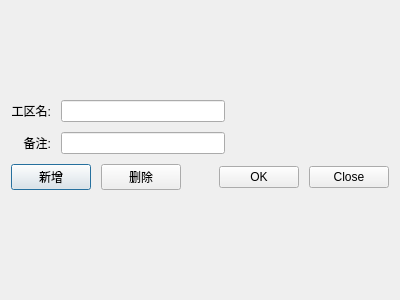
<?xml version="1.0" encoding="UTF-8"?>
<ui version="4.0">
 <class>ProjectListDialog</class>
 <widget class="QDialog" name="ProjectListDialog">
  <property name="geometry">
   <rect>
    <x>0</x>
    <y>0</y>
    <width>400</width>
    <height>300</height>
   </rect>
  </property>
  <property name="windowTitle">
   <string>Dialog</string>
  </property>
  <layout class="QVBoxLayout" name="verticalLayout_2">
   <item>
    <layout class="QVBoxLayout" name="verticalLayout">
     <item>
      <layout class="QVBoxLayout" name="verticalLayout_3"/>
     </item>
     <item>
      <layout class="QVBoxLayout" name="verticalLayout_4">
       <property name="spacing">
        <number>10</number>
       </property>
       <property name="bottomMargin">
        <number>10</number>
       </property>
       <item>
        <layout class="QHBoxLayout" name="horizontalLayout_3">
         <item>
          <widget class="QLabel" name="label">
           <property name="minimumSize">
            <size>
             <width>40</width>
             <height>0</height>
            </size>
           </property>
           <property name="text">
            <string>工区名:</string>
           </property>
           <property name="alignment">
            <set>Qt::AlignRight|Qt::AlignTrailing|Qt::AlignVCenter</set>
           </property>
          </widget>
         </item>
         <item>
          <widget class="QLineEdit" name="lineEdit"/>
         </item>
         <item>
          <spacer name="horizontalSpacer_3">
           <property name="orientation">
            <enum>Qt::Horizontal</enum>
           </property>
           <property name="sizeHint" stdset="0">
            <size>
             <width>40</width>
             <height>20</height>
            </size>
           </property>
          </spacer>
         </item>
        </layout>
       </item>
       <item>
        <layout class="QHBoxLayout" name="horizontalLayout_4">
         <item>
          <widget class="QLabel" name="label_2">
           <property name="minimumSize">
            <size>
             <width>40</width>
             <height>0</height>
            </size>
           </property>
           <property name="text">
            <string>备注:</string>
           </property>
           <property name="alignment">
            <set>Qt::AlignRight|Qt::AlignTrailing|Qt::AlignVCenter</set>
           </property>
          </widget>
         </item>
         <item>
          <widget class="QLineEdit" name="lineEdit_2"/>
         </item>
         <item>
          <spacer name="horizontalSpacer_2">
           <property name="orientation">
            <enum>Qt::Horizontal</enum>
           </property>
           <property name="sizeHint" stdset="0">
            <size>
             <width>40</width>
             <height>20</height>
            </size>
           </property>
          </spacer>
         </item>
        </layout>
       </item>
       <item>
        <layout class="QHBoxLayout" name="horizontalLayout_5">
         <item>
          <widget class="QPushButton" name="btnAdd">
           <property name="text">
            <string>新增</string>
           </property>
          </widget>
         </item>
         <item>
          <widget class="QPushButton" name="btnDelete">
           <property name="text">
            <string>删除</string>
           </property>
          </widget>
         </item>
         <item>
          <spacer name="horizontalSpacer">
           <property name="orientation">
            <enum>Qt::Horizontal</enum>
           </property>
           <property name="sizeHint" stdset="0">
            <size>
             <width>40</width>
             <height>20</height>
            </size>
           </property>
          </spacer>
         </item>
         <item>
          <widget class="QPushButton" name="btnOk">
           <property name="text">
            <string>OK</string>
           </property>
          </widget>
         </item>
         <item>
          <widget class="QPushButton" name="btnCancel">
           <property name="text">
            <string>Close</string>
           </property>
          </widget>
         </item>
        </layout>
       </item>
      </layout>
     </item>
    </layout>
   </item>
  </layout>
 </widget>
 <resources/>
 <connections/>
</ui>
